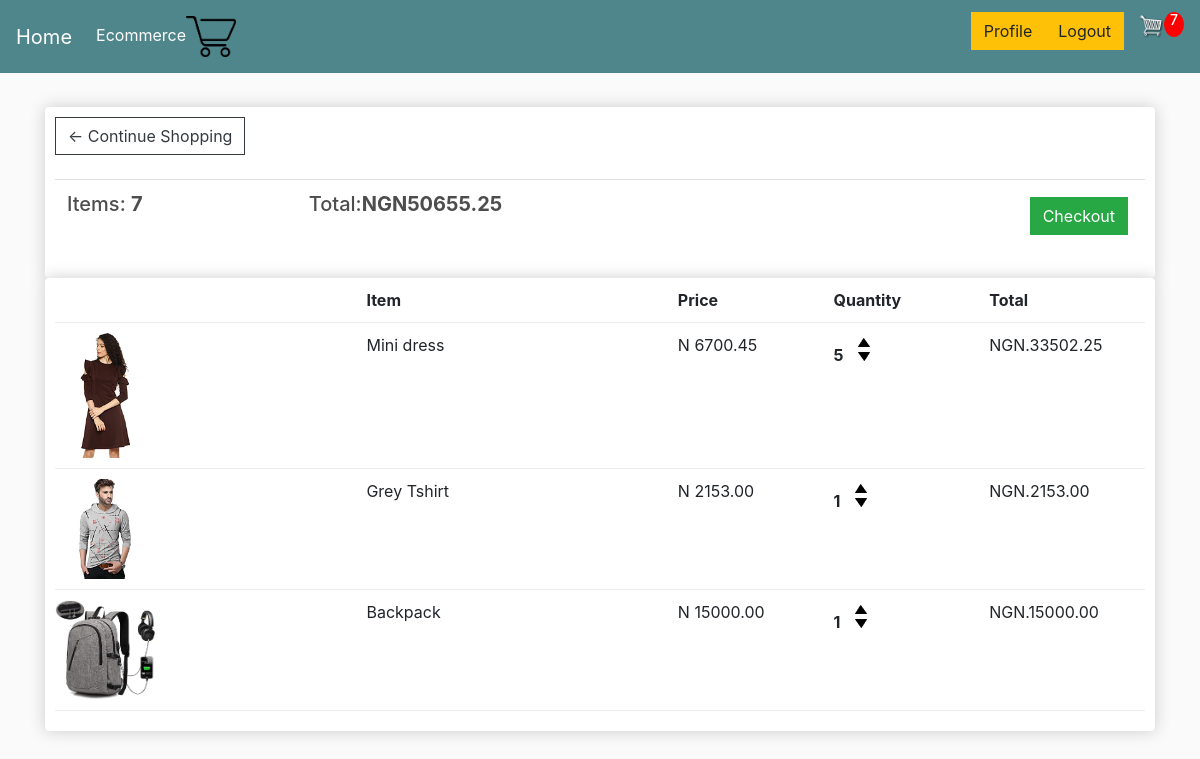
The app's page /cart/ (signed in) with its own data.
### e_commerce/models.py (models this page shows, shortened)
class Order(models.Model):
    customer = models.ForeignKey(Customer, on_delete=models.CASCADE, null=True, blank=True)
    complete = models.BooleanField(default=False, null=True, blank=True)
    date_ordered = models.DateTimeField(auto_now_add=True)
    transaction_id = models.CharField(max_length=100, null=True)
    @property
    def get_cart_total(self):
        orderitems = self.orderitem_set.all()
        total = sum([item.get_total for item in orderitems])
        return total
    @property
    def get_cart_items(self):
        orderitems = self.orderitem_set.all()
        total = sum([item.quantity for item in orderitems])
        return total

class OrderItem(models.Model):
    product = models.ForeignKey(Product, on_delete=models.SET_NULL, null=True)
    order = models.ForeignKey(Order, on_delete=models.SET_NULL, null=True)
    quantity = models.IntegerField(default=0, null=True, blank=True)
    date_added = models.DateTimeField(auto_now_add=True)
    @property
    def get_total(self):
        total = self.product.price * self.quantity
        return total

class Product(models.Model):
    name = models.CharField(max_length=150)
    slug = models.SlugField(max_length=200, unique=True, null=True, blank=True)
    price = models.DecimalField(max_digits=7, decimal_places=2)
    image = models.ImageField(upload_to='product_image', null=True, blank=True)
    digital = models.BooleanField(default=False,null=True, blank=True)
    category = models.ForeignKey(Category, on_delete=models.CASCADE,default=1)
    description = models.CharField(max_length=250, default='', null=True, blank=True)
    size = models.CharField(max_length=200, null=True, blank=True, help_text='Input size of product')
    @property
    def imageURL(self):
        try:
            url = self.image.url
        except:
            url = ''
        return url
    class Meta:
        ordering = ['-name']

### e_commerce/views.py (the view)
# urls.py: path('cart/', views.cart, name='cart'),
def cart(request):
    data = cartData(request)
    cartItems = data['cartItems']
    order = data['order']
    items = data['items']
    context = {
        'items': items,
        'order': order,
        'cartItems': cartItems,
    }
    return render(request, 'e_commerce/cart.html', context)

### e_commerce/utils.py (called while the page is built)
def cartData(request):
    if request.user.is_authenticated:
        customer = request.user.customer
        order, created = Order.objects.get_or_create(customer=customer, complete=False)
        items = order.orderitem_set.all()
        cartItems = order.get_cart_items
    else:
        cookieData = cookieCart(request)
        cartItems = cookieData['cartItems']
        order = cookieData['order']
        items = cookieData['items']
    return {'cartItems': cartItems, 'order':order, 'items': items}

### e_commerce/templates/e_commerce/cart.html
{% extends "base.html" %}
{% load static %}
{% block body %}
<div class="row">
    <div class="col-lg-12">
        <div class="box-element">
            <a  class="btn btn-outline-dark" href="{% url 'store' %}">&#x2190; Continue Shopping</a>
            <br>
            <br>
            <table class="table">
                <tr>
                    <th><h5>Items: <strong>{{ order.get_cart_items }}</strong></h5></th>
                    <th><h5>Total:<strong>NGN{{ order.get_cart_total|floatformat:2}}</strong></h5></th>
                    <th>
                        <a  style="float:right; margin:5px;" class="btn btn-success" href="{% url 'checkout' %}">Checkout</a>
                    </th>
                </tr>
            </table>
        </div>
        <div class="box-element">
            <div class="cart-row">
                <div style="flex:2"><h3></h3></div>
                <div style="flex:2"><strong>Item</strong></div>
                <div style="flex:1"><strong>Price</strong></div>
                <div style="flex:1"><strong>Quantity</strong></div>
                <div style="flex:1"><strong>Total</strong></div>
            </div>
            {% for item in items %}
            <div class="cart-row">
                <div style="flex:2"><img class="row-image" src="{{ item.product.imageURL }}"></div>
                <div style="flex:2"><p>{{ item.product.name }}</p></div>
                <div style="flex:1"><p>N {{item.product.price|floatformat:2 }}</p></div>
                <div style="flex:1">
                    <p class="quantity">{{item.quantity}}</p>
                    <div class="quantity">
                        <img data-product={{item.product.id}} data-action="add" class="chg-quantity update-cart" src="{% static 'media/arrow-up1.png' %}">
                        <img data-product={{item.product.id}} data-action="remove" class="chg-quantity update-cart" src="{% static 'media/arrow-down1.png' %}">
                    </div>
                </div>
                <div style="flex:1"><p>NGN.{{ item.get_total }}</p></div>
            </div>
            {% endfor %}
        </div>
    </div>
</div>
{% endblock body %}

### static/css/main.css (style rules this page uses)
body { background-color:hsl(0, 0%, 98%); }
h1,h2,h3,h4,h5,h6 { color:hsl(0, 0%, 30%); }
.box-element { box-shadow:hsl(0, 0%, 80%) 0 0 16px; background-color: #fff; border-radius: 4px; padding: 10px; }
.col-lg-4, .col-lg-6, .col-lg-8, .col-lg-12 { margin-top: 10px; }
.btn { border-radius: 0; }
.row-image { width: 100px; }
.cart-row { display: flex; align-items: flex-stretch; padding-bottom: 10px; margin-bottom: 10px; border-bottom: 1px solid #ececec; }
.quantity { display: inline-block; font-weight: 700; padding-right:10px; }
.chg-quantity { width: 12px; cursor: pointer; display: block; margin-top: 5px; transition:.1s; }

### records on screen
Order: get_cart_items "7", get_cart_total "50655.25"
OrderItem: product.imageURL (picture), product.name "Mini dress", product.price "6700.45", quantity "5", get_total "33502.25"
OrderItem: product.imageURL (picture), product.name "Grey Tshirt", product.price "2153.00", quantity "1", get_total "2153.00"
OrderItem: product.imageURL (picture), product.name "Backpack", product.price "15000.00", quantity "1", get_total "15000.00"

### other values on screen
{{ cartItems }} "7"
